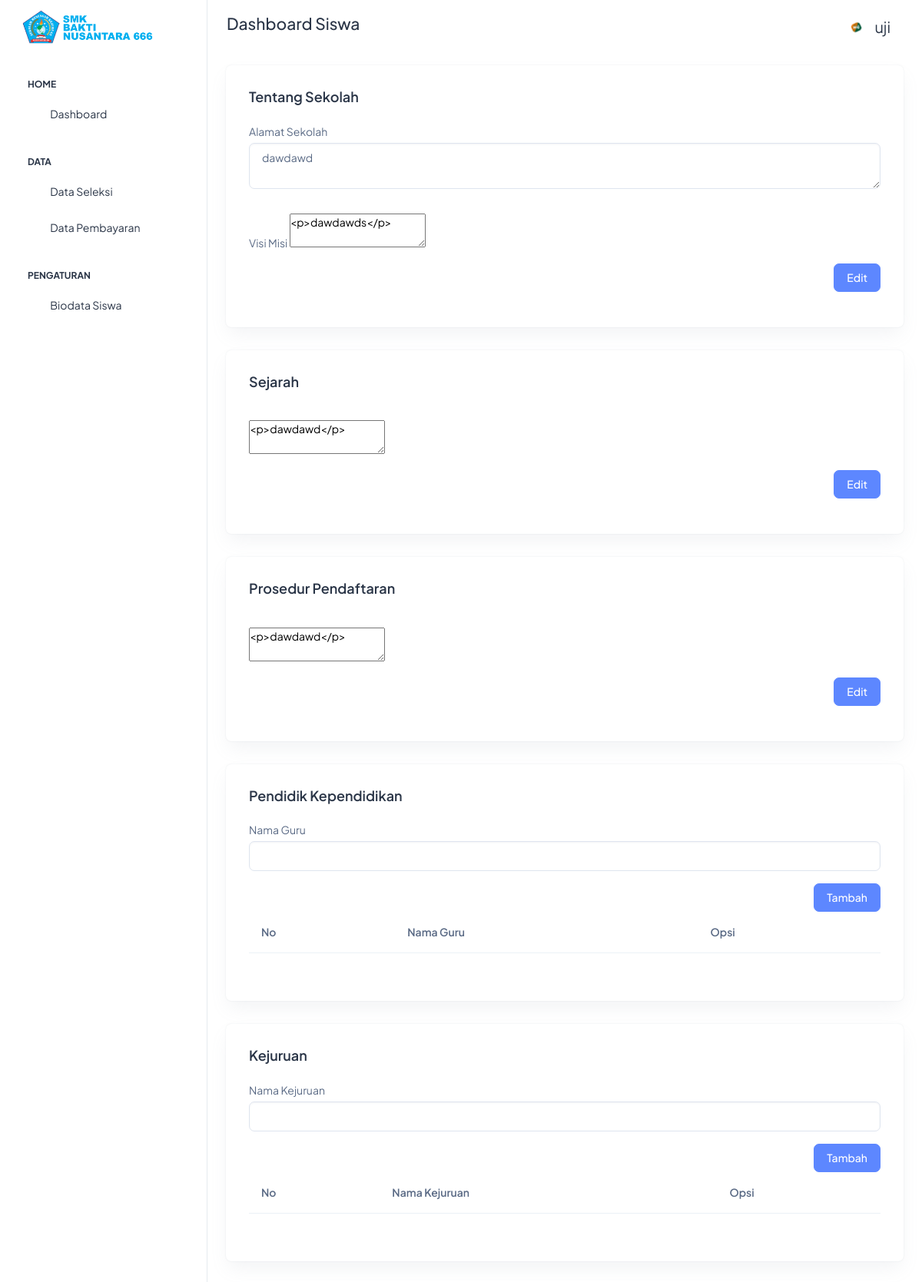
The app's page /dashboard/tampilan.php (signed in) with its own data.
### tables this page shows
CREATE TABLE IF NOT EXISTS `file_siswa` (
  `id` int NOT NULL AUTO_INCREMENT,
  `id_siswa` varchar(50) NOT NULL,
  `foto_surat_kelulusan` varchar(100) NOT NULL,
  `foto_kelakuan` varchar(100) NOT NULL,
  `foto_pas` varchar(100) NOT NULL,
  `foto_akta` varchar(100) NOT NULL,
  `foto_kk` varchar(100) NOT NULL,
  `foto_ktp` varchar(100) NOT NULL,
  `foto_ijazah` varchar(100) NOT NULL,
  `foto_skhun` varchar(100) NOT NULL,
  `foto_kip` varchar(100) NOT NULL,
  PRIMARY KEY (`id`)
);

CREATE TABLE IF NOT EXISTS `user_siswa` (
  `id` int NOT NULL AUTO_INCREMENT,
  `id_siswa` varchar(50) NOT NULL,
  `nama` varchar(50) NOT NULL,
  `username` varchar(50) NOT NULL,
  `password` varchar(100) NOT NULL,
  `ttl` date NOT NULL,
  `asal_sekolah` varchar(100) NOT NULL,
  PRIMARY KEY (`id`)
);

CREATE TABLE IF NOT EXISTS `tentang_sekolah` (
  `id` int NOT NULL AUTO_INCREMENT,
  `id_tentang_sekolah` varchar(100) NOT NULL,
  `alamat_sekolah` text NOT NULL,
  `visi_misi` text NOT NULL,
  PRIMARY KEY (`id`)
);

CREATE TABLE IF NOT EXISTS `sejarah` (
  `id` int NOT NULL AUTO_INCREMENT,
  `id_sejarah` varchar(50) NOT NULL,
  `sejarah` text NOT NULL,
  PRIMARY KEY (`id`)
);

CREATE TABLE IF NOT EXISTS `prosedur_pendaftaran` (
  `id` int NOT NULL AUTO_INCREMENT,
  `id_prosedur` varchar(50) NOT NULL,
  `tahapan_pendaftaran` text NOT NULL,
  PRIMARY KEY (`id`)
);

### system/system.php (called while the page is built, shortened)
<?php
function get_level($level)
{
    if ($level == 3) {
        return "Siswa";
    } else if ($level == 2) {
        return "Petugas";
    } else if ($level == 3) {
        return "Admin";
    }
}

### system/controller.php (called while the page is built, shortened)
<?php
require 'connection.php';
require 'system.php';
function get_user($username, $level)
{
    global $connect;
    $table = "";
    if ($level == 3) {
        $table = "user_siswa";
    } else {
        $table = "petugas";
    }
    $get_user = mysqli_query($connect, "SELECT * FROM $table WHERE username = '$username'");
    $gu = mysqli_fetch_assoc($get_user);
    return $gu;
}
function get_file($id_siswa)
{
    global $connect;
    $biodata = mysqli_query($connect, "SELECT * FROM file_siswa WHERE id_siswa = '$id_siswa'");
    $c = mysqli_num_rows($biodata);
    if ($c != 0) {
        $bo = mysqli_fetch_assoc($biodata);
        return $bo;
    } else {
        return false;
    }
}
function get_tentang()
{
    global $connect;
    $get = mysqli_query($connect, "SELECT * FROM tentang_sekolah LIMIT 1");
    $check = mysqli_num_rows($get);
    if ($check != 0) {
        $g = mysqli_fetch_assoc($get);
        return $g;
    } else {
        return ['id_tentang_sekolah' => '', 'alamat_sekolah' => '', 'visi_misi' => ''];
    }
}
function get_sejarah()
{
    global $connect;
    $get = mysqli_query($connect, "SELECT * FROM sejarah LIMIT 1");
    $check = mysqli_num_rows($get);
    if ($check != 0) {
        $g = mysqli_fetch_assoc($get);
        return $g;
    } else {
        return ['id_sejarah' => '', 'sejarah' => ''];
    }
}
function get_prosedur()
{
    global $connect;
    $get = mysqli_query($connect, "SELECT * FROM prosedur_pendaftaran LIMIT 1");
    $check = mysqli_num_rows($get);
    if ($check != 0) {
        $g = mysqli_fetch_assoc($get);
        return $g;
    } else {
        return ['id_prosedur' => '', 'tahapan_pendaftaran' => ''];
    }
}

### dashboard/tampilan.php (the view, shortened to what this page needs)
<?php
require '../system/controller.php';
?>
<!doctype html>
<html lang="en">
<head>
    <link rel="stylesheet" href="assets/css/styles.min.css" />
    <link href="https://cdn.jsdelivr.net/npm/summernote@0.8.18/dist/summernote.min.css" rel="stylesheet">
</head>
<body>
    <div class="page-wrapper" id="main-wrapper" data-layout="vertical" data-navbarbg="skin6" data-sidebartype="full" data-sidebar-position="fixed" data-header-position="fixed">
        <?php
        include 'include/sidebar_core.php';
        ?>
        <div class="body-wrapper">
            <?php include './include/navbar.php'; ?>
            <div class="container-fluid">
                <div class="card">
                    <div class="card-body">
                        <div class="row mb-3">
                            <div class="col-sm">
                                <h5 class="card-title fw-semibold mb-4">Tentang Sekolah</h5>
                                <?php
                                $get_tentang = get_tentang();
                                ?>
                                <form method="POST">
                                    <div class="form-group mt-3">
                                        <label for="">Alamat Sekolah</label>
                                        <textarea class="form-control mt-1" name="alamat_sekolah"><?= $get_tentang['alamat_sekolah'] ?></textarea>
                                    </div>
                                    <div class="form-group mt-3">
                                        <label for="">Visi Misi</label>
                                        <textarea id="visi_misi" name="visi_misi" class="mt-3"><?= $get_tentang['visi_misi'] ?></textarea>
                                    </div>
                                    <div class="text-end mt-3">
                                        <button class="btn btn-primary" name="edit_tentang">Edit</button>
                                    </div>
                                </form>
                            </div>
                        </div>
                    </div>
                </div>
                <div class="card">
                    <div class="card-body">
                        <div class="row mb-3">
                            <div class="col-sm">
                                <h5 class="card-title fw-semibold mb-4">Sejarah</h5>
                                <?php
                                $get_sejarah = get_sejarah();
                                ?>
                                <form method="POST">
                                    <div class="form-group mt-3">
                                        <textarea id="sejarah" name="sejarah" class="mt-3"><?= $get_sejarah['sejarah'] ?></textarea>
                                    </div>
                                    <div class="text-end mt-3">
                                        <button class="btn btn-primary" name="edit_sejarah">Edit</button>
                                    </div>
                                </form>
                            </div>
                        </div>
                    </div>
                </div>
                <div class="row">
                    <div class="col-sm">
                        <div class="card">
                            <div class="card-body">
                                <div class="row mb-3">
                                    <div class="col-sm">
                                        <h5 class="card-title fw-semibold mb-4">Prosedur Pendaftaran</h5>
                                        <?php
                                        $get_prosedur = get_prosedur();
                                        ?>
                                        <form method="POST">
                                            <div class="form-group mt-3">
                                                <textarea id="prosuder_pendaftaran" name="prosuder_pendaftaran" class="mt-3"><?= $get_prosedur['tahapan_pendaftaran'] ?></textarea>
                                            </div>
                                            <div class="text-end mt-3">
                                                <button class="btn btn-primary" name="edit_prosedur">Edit</button>
                                            </div>
                                        </form>
                                    </div>
                                </div>
                            </div>
                        </div>
                    </div>
                </div>
                <div class="col-sm">
                    <div class="card">
                        <div class="card-body">
                            <div class="row mb-3">
                                <div class="col-sm">
                                    <h5 class="card-title fw-semibold mb-4">Pendidik Kependidikan</h5>
                                    <form method="POST">
                                        <div class="form-group mt-3">
                                            <label for="">Nama Guru</label>
                                            <input type="text" class="form-control mt-1" name="nama_guru">
                                        </div>
                                        <div class="text-end mt-3">
                                            <button class="btn btn-primary" name="save_guru">Tambah</button>
                                        </div>
                                    </form>
                                    <table class="table">
                                        <tr>
                                            <th>No</th>
                                            <th>Nama Guru</th>
                                            <th>Opsi</th>
                                        </tr>
                                    </table>
                                </div>
                            </div>
                        </div>
                    </div>
                </div>
                <div class="col-sm">
                    <div class="card">
                        <div class="card-body">
                            <div class="row mb-3">
                                <div class="col-sm">
                                    <h5 class="card-title fw-semibold mb-4">Kejuruan</h5>
                                    <form method="POST">
                                        <div class="form-group mt-3">
                                            <label for="">Nama Kejuruan</label>
                                            <input type="text" class="form-control mt-1" name="nama_kejuruan">
                                        </div>
                                        <div class="text-end mt-3">
                                            <button class="btn btn-primary" name="save_kejuruan">Tambah</button>
                                        </div>
                                    </form>
                                    <table class="table">
                                        <tr>
                                            <th>No</th>
                                            <th>Nama Kejuruan</th>
                                            <th>Opsi</th>
                                        </tr>
                                    </table>
                                </div>
                            </div>
                        </div>
                    </div>
                </div>
            </div>
        </div>
    </div>
</body>
</html>

### dashboard/include/navbar.php (shortened to what this page needs)
<header class="app-header">
    <nav class="navbar navbar-expand-lg navbar-light">
        <ul class="navbar-nav">
            <li class="nav-item">
                <?php $level = get_level($_SESSION['level']) ?>
                <h4>Dashboard <?= $level ?></h4>
            </li>
        </ul>
        <div class="navbar-collapse justify-content-end px-0" id="navbarNav">
            <ul class="navbar-nav flex-row ms-auto align-items-center justify-content-end">
                <li class="nav-item dropdown">
                    <?php
                    if ($_SESSION['level'] == 3) {
                    ?>
                        <a class="nav-link" href="javascript:void(0)" id="drop2" data-bs-toggle="dropdown" aria-expanded="false">
                            <?php
                            $file = get_file($_SESSION['id_siswa']);
                            ?>
                            <img src="./media/<?= $file['foto_pas'] ?>" alt="" width="35" height="35" class="rounded-circle"> &nbsp;
                            <?php
                            $user = get_user($_SESSION['username'], $_SESSION['level']);
                            echo $user['nama'];
                            ?>
                        </a>
                    <?php } ?>
                </li>
            </ul>
        </div>
    </nav>
</header>

### records on screen
file_siswa: foto_pas (picture)
user_siswa: nama "uji"
tentang_sekolah: alamat_sekolah "dawdawd", visi_misi "<p>dawdawds</p>"
sejarah: sejarah "<p>dawdawd</p>"
prosedur_pendaftaran: prosuder_pendaftaran "<p>dawdawd</p>"

### other values on screen
$level "Siswa"
